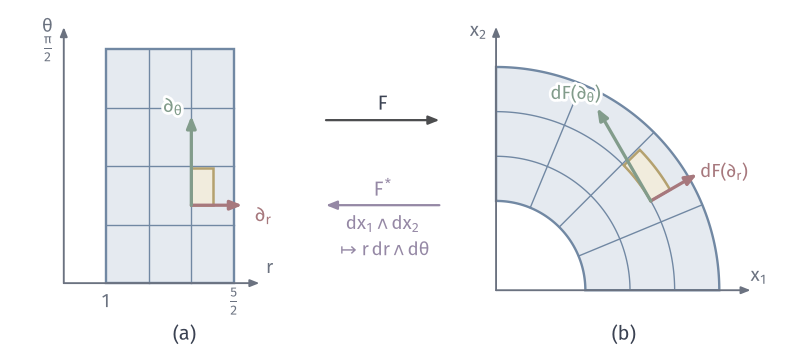

Recreate this plot in Python.
"""Polar map F(r,theta): a coordinate cell, its image, the forward push of tangent vectors and the backward pull of the area form."""
from pathlib import Path
import sys
ROOT = next(p for p in Path(__file__).resolve().parents if (p/"build.sh").is_file() and (p/"tex/book.tex").is_file())
sys.path.insert(0, str(ROOT/"figures/04-spaces-measures-and-geometry/04-manifolds/matplotlib/mfd-common"))
from mfd3d import *
W, H = 112, 50
fig, ax = canvas(W, H)
# (a) (r,theta) coordinates, r in [1,2.5], theta in [0,pi/2]
A = lambda r, t: np.c_[np.atleast_1d(9+12*(r-.5)), np.atleast_1d(10+21*t)]
R = [1, 2.5]; T = [0, np.pi/2]
ax.add_patch(Polygon(np.r_[A(R[0], T[0]), A(R[1], T[0]), A(R[1], T[1]), A(R[0], T[1])], fc=BLUE_FILL, ec=BLUE, lw=.95, zorder=1))
for r in (1.5, 2.0):
    ax.plot(*A(np.full(2, r), np.array(T)).T, color=BLUE, lw=.55, zorder=2)
for t in (np.pi/8, np.pi/4, 3*np.pi/8):
    ax.plot(*A(np.array(R), np.full(2, t)).T, color=BLUE, lw=.55, zorder=2)
r0, t0, h = 2.0, np.pi/6, .25
cell = np.r_[A(r0, t0), A(r0+h, t0), A(r0+h, t0+h), A(r0, t0+h)]
ax.add_patch(Polygon(cell, fc=YELLOW_FILL, ec=YELLOW, lw=1.0, zorder=3))
P = A(r0, t0)[0]
arrow(ax, P, A(r0+.6, t0)[0], color=RED, lw=1.3, scale=7, zorder=8)
arrow(ax, P, A(r0, t0+.6)[0], color=GREEN, lw=1.3, scale=7, zorder=8)
label(ax, A(r0+.6, t0)[0]+[3.0, -1.4], r'$\partial_r$', color=RED, halo=True)
label(ax, A(r0, t0+.6)[0]+[-2.6, 1.4], r'$\partial_\theta$', color=GREEN, halo=True)
arrow(ax, (9, 10), (9+12*2.3, 10), color=MUTED, lw=.75, scale=5.5); label(ax, (9+12*2.3+1.5, 12.1), '$r$', 7.5, MUTED)
arrow(ax, (9, 10), (9, 10+21*1.72), color=MUTED, lw=.75, scale=5.5); label(ax, (6.7, 10+21*1.72), r'$\theta$', 7.5, MUTED)
for r in R:
    label(ax, A(r, 0)[0]+[0, -2.6], {1: '$1$', 2.5: r'$\frac{5}{2}$'}[r], 7.5, MUTED)
label(ax, A(.5, np.pi/2)[0]+[-2.2, 0], r'$\frac{\pi}{2}$', 7.5, MUTED)
panel_tag(ax, 26, 2.0, '(a)')
# (b) plane
B = lambda x, y: np.c_[np.atleast_1d(70+12.6*x), np.atleast_1d(9+12.6*y)]
pol = lambda r, t: B(r*np.cos(t), r*np.sin(t))
tt = np.linspace(0, np.pi/2, 121)
reg = np.r_[pol(1, tt), pol(2.5, tt[::-1])]
ax.add_patch(Polygon(reg, fc=BLUE_FILL, ec=BLUE, lw=.95, zorder=1))
for r in (1.5, 2.0):
    ax.plot(*pol(r, tt).T, color=BLUE, lw=.55, zorder=2)
for t in (np.pi/8, np.pi/4, 3*np.pi/8):
    rr = np.linspace(1, 2.5, 2); ax.plot(*pol(rr, np.full(2, t)).T, color=BLUE, lw=.55, zorder=2)
rs = np.linspace(r0, r0+h, 30); ts = np.linspace(t0, t0+h, 30)
imag = np.r_[pol(rs, np.full(30, t0)), pol(np.full(30, r0+h), ts), pol(rs[::-1], np.full(30, t0+h)), pol(np.full(30, r0), ts[::-1])]
ax.add_patch(Polygon(imag, fc=YELLOW_FILL, ec=YELLOW, lw=1.0, zorder=3))
Q = pol(r0, t0)[0]
er, et = np.array([np.cos(t0), np.sin(t0)]), np.array([-np.sin(t0), np.cos(t0)])
arrow(ax, Q, Q+.6*12.6*er, color=RED, lw=1.3, scale=7, zorder=8)
arrow(ax, Q, Q+.6*12.6*2*et, color=GREEN, lw=1.3, scale=7, zorder=8)
label(ax, Q+.6*12.6*er+[3.8, .3], r'$\mathrm{d}F(\partial_r)$', 7.5, RED, halo=True)
label(ax, Q+.6*12.6*2*et+[-3, 2.0], r'$\mathrm{d}F(\partial_\theta)$', 7.5, GREEN, halo=True)
arrow(ax, (70, 9), (70+12.6*2.85, 9), color=MUTED, lw=.75, scale=5.5); label(ax, (70+12.6*2.85+1.2, 11.1), '$x_1$', 7.5, MUTED)
arrow(ax, (70, 9), (70, 9+12.6*2.95), color=MUTED, lw=.75, scale=5.5); label(ax, (67.5, 9+12.6*2.95-.5), '$x_2$', 7.5, MUTED)
panel_tag(ax, 88, 2.0, '(b)')
# direction arrows between panels
arrow(ax, (46, 33), (62, 33), color=STROKE, lw=.9, scale=6.5); label(ax, (54, 35.3), '$F$')
arrow(ax, (62, 21), (46, 21), color=PURPLE, lw=.9, scale=6.5); label(ax, (54, 23.3), '$F^{*}$', color=PURPLE)
label(ax, (54, 18.3), r'$\mathrm{d}x_1\wedge\mathrm{d}x_2$', 7.5, PURPLE)
label(ax, (54, 14.6), r'$\mapsto r\,\mathrm{d}r\wedge\mathrm{d}\theta$', 7.5, PURPLE)
save(fig, Path(__file__).resolve().parent, 'figure', {'formula': 'F(r,theta)=(r cos theta, r sin theta); cell [2,2.25]x[pi/6,pi/6+0.25]; arrows 0.6*dF(d_r), 0.6*dF(d_theta), dF(d_theta) has length r=2'})
